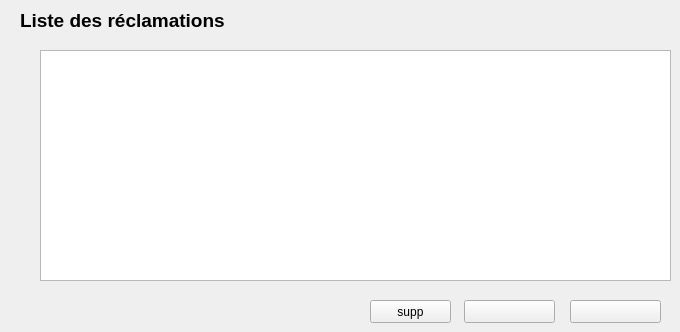
      <widget class="QWidget" name="tab_11">
       <attribute name="title">
        <string>Afficher les reclamations</string>
       </attribute>
       <widget class="QPushButton" name="pushButton_16">
        <property name="geometry">
         <rect>
          <x>570</x>
          <y>300</y>
          <width>91</width>
          <height>23</height>
         </rect>
        </property>
        <property name="styleSheet">
         <string notr="true">background-image: url(:/img/Ressources/fermer.png);</string>
        </property>
        <property name="text">
         <string/>
        </property>
       </widget>
       <widget class="QLabel" name="label_29">
        <property name="geometry">
         <rect>
          <x>20</x>
          <y>10</y>
          <width>221</width>
          <height>21</height>
         </rect>
        </property>
        <property name="font">
         <font>
          <pointsize>14</pointsize>
          <weight>75</weight>
          <bold>true</bold>
         </font>
        </property>
        <property name="text">
         <string>Liste des réclamations</string>
        </property>
       </widget>
       <widget class="QPushButton" name="pushButton_15">
        <property name="geometry">
         <rect>
          <x>370</x>
          <y>300</y>
          <width>81</width>
          <height>23</height>
         </rect>
        </property>
        <property name="styleSheet">
         <string notr="true">background-image: url(:/img/Ressources/modifier.png);</string>
        </property>
        <property name="text">
         <string>supp</string>
        </property>
       </widget>
       <widget class="QTableView" name="tableView_3">
        <property name="geometry">
         <rect>
          <x>40</x>
          <y>50</y>
          <width>631</width>
          <height>231</height>
         </rect>
        </property>
        <property name="styleSheet">
         <string notr="true">background-image: url(:/img/img);</string>
        </property>
       </widget>
       <widget class="QPushButton" name="pushButton_17">
        <property name="geometry">
         <rect>
          <x>464</x>
          <y>300</y>
          <width>91</width>
          <height>23</height>
         </rect>
        </property>
        <property name="styleSheet">
         <string notr="true">background-image: url(:/img/Ressources/supprimer.png);</string>
        </property>
        <property name="text">
         <string/>
        </property>
       </widget>
      </widget>
